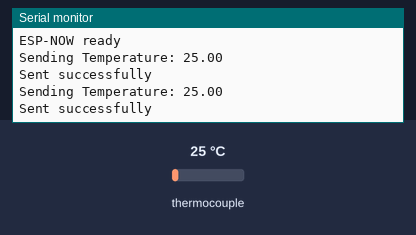
Bench run of a sketch on a simulated ESP32. Parts: the last lines printed to the serial monitor. The test bench sets the inputs (shaded band); at power-on: thermocouple 25 °C.

Above: at 2.8 s.
2.9 s: thermocouple set to 6 °C
At 4.8 s:
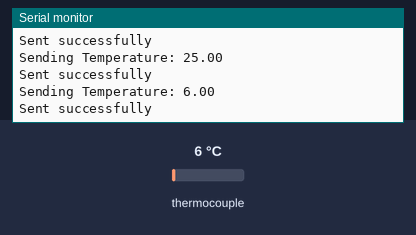
5.6 s: thermocouple set to 75 °C
At 6.4 s:
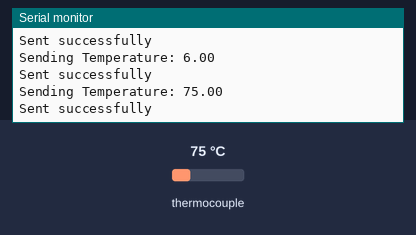
Timing chart, 0 to 8.6 s (numbered marks = the images above; inputs shaded):
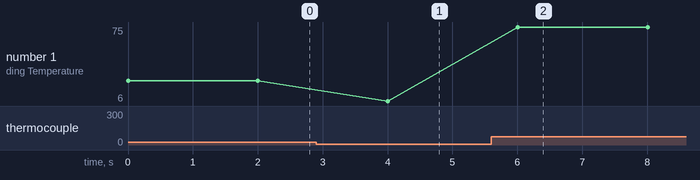

Measured:
- after the input at 2.9 s, the serial monitor: prints a new line after 1.1 s (image 1)
- after the input at 5.6 s, the serial monitor: prints a new line after 0.41 s (image 2)
- plotted number 1: 25 → 6 after the input at 2.9 s, 6 → 75 after the input at 5.6 s

The sketch:

sketch_jul11a.ino
```cpp
#include <esp_now.h>
#include <WiFi.h>
#include <max6675.h>

// MAX6675 Pins
int thermoCLK = 18;
int thermoCS = 5;
int thermoDO = 19;

MAX6675 thermocouple(thermoCLK, thermoCS, thermoDO);

// MAC address of receiver ESP32 (replace with actual)
uint8_t receiverAddress[] = {0x54, 0x32, 0x04, 0x2F, 0x2F, 0x44};

// Structure for sending data
typedef struct struct_message {
  float temperatureC;
} struct_message;

struct_message myData;

void setup() {
  Serial.begin(115200);
  WiFi.mode(WIFI_STA);
  Serial.println("Sender board initializing...");

  if (esp_now_init() != ESP_OK) {
    Serial.println("Error initializing ESP-NOW");
    return;
  }

  // Register peer
  esp_now_peer_info_t peerInfo;
  memcpy(peerInfo.peer_addr, receiverAddress, 6);
  peerInfo.channel = 0;
  peerInfo.encrypt = false;

  if (esp_now_add_peer(&peerInfo) != ESP_OK) {
    Serial.println("Failed to add peer");
    return;
  }

  Serial.println("ESP-NOW ready");
}

void loop() {
  myData.temperatureC = thermocouple.readCelsius();
  Serial.print("Sending Temperature: ");
  Serial.println(myData.temperatureC);

  esp_err_t result = esp_now_send(receiverAddress, (uint8_t *) &myData, sizeof(myData));

  if (result == ESP_OK) {
    Serial.println("Sent successfully");
  } else {
    Serial.println("Send failed");
  }

  delay(2000);
}
```
